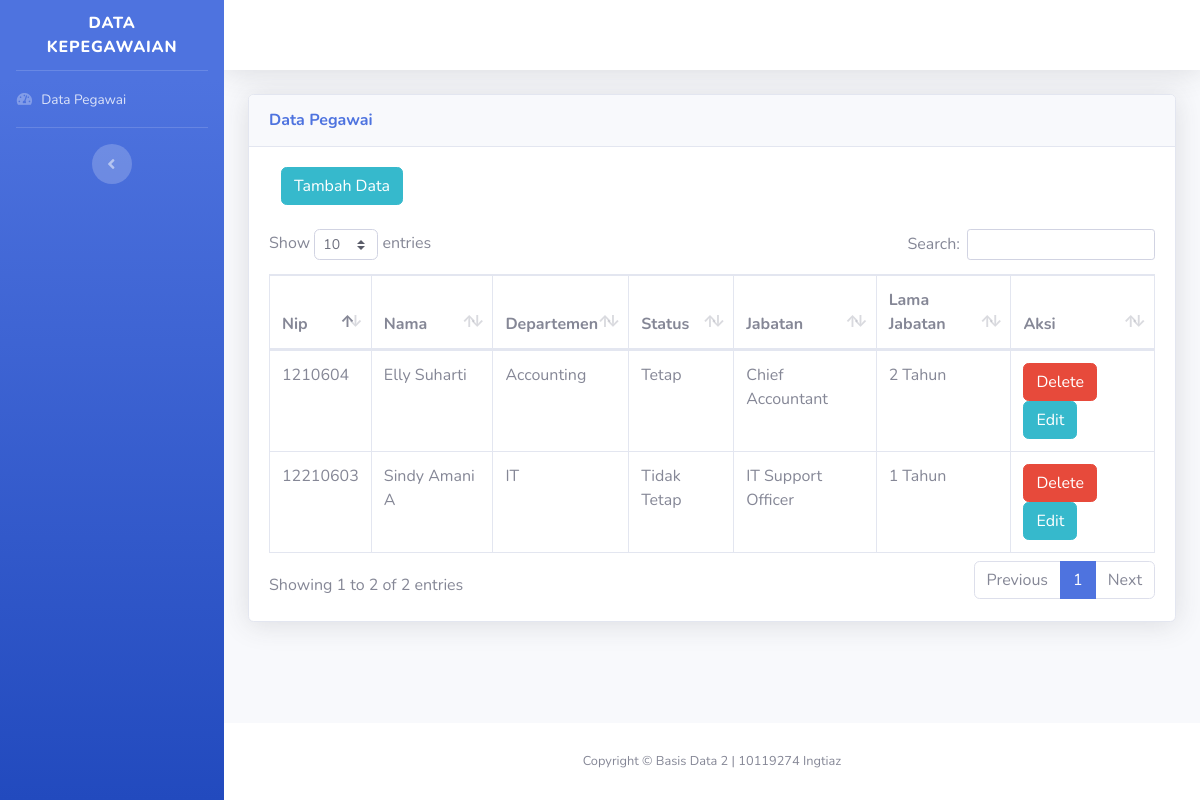
The page / on the database its author committed.
### tables this page shows
CREATE TABLE `pegawai` (
  `NIP_pegawai` int(20) NOT NULL,
  `Nm_pegawai` varchar(80) NOT NULL,
  `Kd_departemen` int(11) NOT NULL,
  `Status_kepegawaian` varchar(20) NOT NULL,
  `Kd_jabatan` int(11) NOT NULL
);

CREATE TABLE `departemen` (
  `Kd_departemen` int(11) NOT NULL,
  `Nm_departemen` varchar(30) NOT NULL,
  `Tgl_masuk` date NOT NULL
);

CREATE TABLE `jabatan` (
  `Kd_jabatan` int(11) NOT NULL,
  `Nm_Jabatan` varchar(50) NOT NULL,
  `Lama_jabatan` varchar(20) NOT NULL
);

### config.php (called while the page is built, shortened)
<?php
function base_url($x = '')
{
    return 'http://' . $_SERVER['SERVER_NAME'] . '/10119274_UAS/' . $x;
}

### index.php (the view, shortened to what this page needs)
<?php
require 'config.php';
require ('templates/header.php');
require ('templates/sidebar.php');
require ('templates/topbar.php');
?>
<div class="container-fluid">
    <div class="card shadow mb-4">
        <div class="card-header py-3">
            <h6 class="m-0 font-weight-bold text-primary">Data Pegawai</h6>
        </div>
        <div class="card-body">
            <div class="col-md mb-4">
                <button type="button" class="btn btn-info tombolTambahData" data-toggle="modal" data-target="#formModal">
                    Tambah Data
                </button>
            </div>
            <div class="table-responsive">
                <table class="table table-bordered" id="dataTable" width="100%" cellspacing="0">
                    <thead>
                        <tr>
                            <th>Nip</th>
                            <th>Nama</th>
                            <th>Departemen</th>
                            <th>Status</th>
                            <th>Jabatan</th>
                            <th>Lama Jabatan</th>
                            <th>Aksi</th>
                        </tr>
                    </thead>
                    <tbody>
                        <?php
                        $cek_pegawai = $yaz->query("SELECT * FROM pegawai INNER JOIN departemen ON pegawai.Kd_departemen=departemen.Kd_departemen INNER JOIN jabatan ON pegawai.Kd_jabatan = jabatan.Kd_jabatan");
                        while ($row = $cek_pegawai->fetch_assoc()) {
                        ?>
                            <tr>
                                <td><?= $row['NIP_pegawai']; ?></td>
                                <td><?= $row['Nm_pegawai']; ?></td>
                                <td><?= $row['Nm_departemen']; ?></td>
                                <td><?= $row['Status_kepegawaian']; ?></td>
                                <td><?= $row['Nm_Jabatan']; ?></td>
                                <td><?= $row['Lama_jabatan']; ?> Tahun</td>
                                <td>
                                    <a href="?delet=<?= $row['NIP_pegawai']; ?>" class="btn btn-danger">Delete</a>
                                    <a href="edit.php?token=<?= $row['NIP_pegawai']; ?>" class="btn btn-info">Edit</a>
                                </td>
                            </tr>
                        <?php
                        }
                        ?>
                    </tbody>
                </table>
            </div>
        </div>
    </div>
</div>
<?php
require ('templates/footer.php');

### templates/header.php (shortened to what this page needs)
<!DOCTYPE html>
<html lang="en">
<head>
    <link href="<?= base_url(); ?>vendor/fontawesome-free/css/all.min.css" rel="stylesheet" type="text/css">
    <link href="<?= base_url(); ?>css/sb-admin-2.min.css" rel="stylesheet">
    <link href="<?= base_url(); ?>vendor/datatables/dataTables.bootstrap4.min.css" rel="stylesheet">
</head>
<body id="page-top">
    <div id="wrapper">

### templates/sidebar.php
<ul class="navbar-nav bg-gradient-primary sidebar sidebar-dark accordion" id="accordionSidebar">
    <a class="sidebar-brand d-flex align-items-center justify-content-center" href="">
        <div class="sidebar-brand-text mx-3">Data Kepegawaian</div>
    </a>
    <hr class="sidebar-divider my-0">
    <li class="nav-item">
        <a class="nav-link" href="<?= base_url(); ?>">
            <i class="fas fa-fw fa-tachometer-alt"></i>
            <span>Data Pegawai</span></a>
    </li>
    <hr class="sidebar-divider d-none d-md-block">
    <div class="text-center d-none d-md-inline">
        <button class="rounded-circle border-0" id="sidebarToggle"></button>
    </div>
</ul>
<div id="content-wrapper" class="d-flex flex-column">

### templates/topbar.php (shortened to what this page needs)
<div id="content">
    <nav class="navbar navbar-expand navbar-light bg-white topbar mb-4 static-top shadow">
    </nav>

### templates/footer.php (shortened to what this page needs)
</div>
<footer class="sticky-footer bg-white">
    <div class="container my-auto">
        <div class="copyright text-center my-auto">
            <span>Copyright &copy; Basis Data 2 | 10119274 Ingtiaz</span>
        </div>
    </div>
</footer>
</div>
</div>
</body>
</html>

### rows shown on the page
pegawai: NIP_pegawai "1210604", Nm_pegawai "Elly Suharti", Kd_departemen.Nm_departemen "Accounting", Status_kepegawaian "Tetap", Kd_jabatan.Nm_Jabatan "Chief Accountant", Kd_jabatan.Lama_jabatan "2"
pegawai: NIP_pegawai "12210603", Nm_pegawai "Sindy Amani A", Kd_departemen.Nm_departemen "IT", Status_kepegawaian "Tidak Tetap", Kd_jabatan.Nm_Jabatan "IT Support Officer", Kd_jabatan.Lama_jabatan "1"
